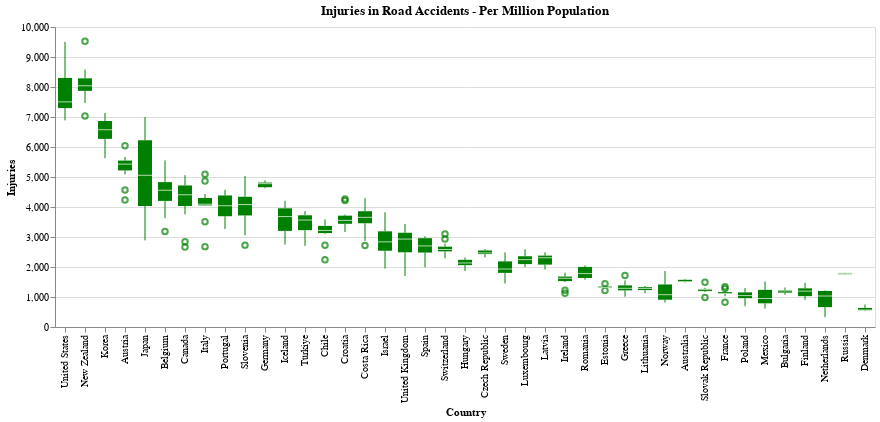

Notebook code cell kept with this figure:
### Code cell
# Boxplot - Sort by Injuries

order = data.groupby('Country').agg('sum')
order = order.sort_values('Injuries', ascending=False)
order = list(order.index)

alt.Chart(data, title = 'Injuries in Road Accidents - Per Million Population').mark_boxplot(color='green').encode(
    x = alt.X('Country:N', sort=order),
    y = 'Injuries:Q'
)

### Figure 1 — Vega-Lite specification as saved in the notebook (floating-point values rounded to 4 significant figures; data arrays with more than 128 entries replaced by an {"elided": "..."} marker saying what was removed)
{"config": {"view": {"continuousWidth": 300, "continuousHeight": 300}}, "data": {"name": "data-9c60a30b2c5151cd0bd25720e06c33ca"}, "mark": {"type": "boxplot", "color": "green"}, "encoding": {"x": {"field": "Country", "sort": ["United States", "New Zealand", "Korea", "Austria", "Japan", "Belgium", "Canada", "Italy", "Portugal", "Slovenia", "Germany", "Iceland", "Türkiye", "Chile", "Croatia", "Costa Rica", "Israel", "United Kingdom", "Spain", "Switzerland", "Hungary", "Czech Republic", "Sweden", "Luxembourg", "Latvia", "Ireland", "Romania", "Estonia", "Greece", "Lithuania", "Norway", "Australia", "Slovak Republic", "France", "Poland", "Mexico", "Bulgaria", "Finland", "Netherlands", "Russia", "Denmark"], "type": "nominal"}, "y": {"field": "Injuries", "type": "quantitative"}}, "title": "Injuries in Road Accidents - Per Million Population", "$schema": "https://vega.github.io/schema/vega-lite/v5.15.1.json", "datasets": {"data-9c60a30b2c5151cd0bd25720e06c33ca": {"elided": "457 records"}}}
